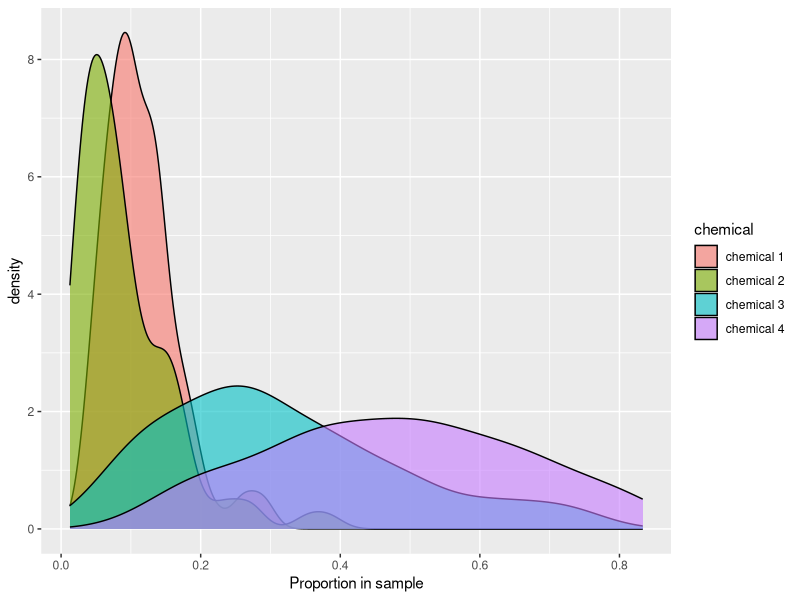
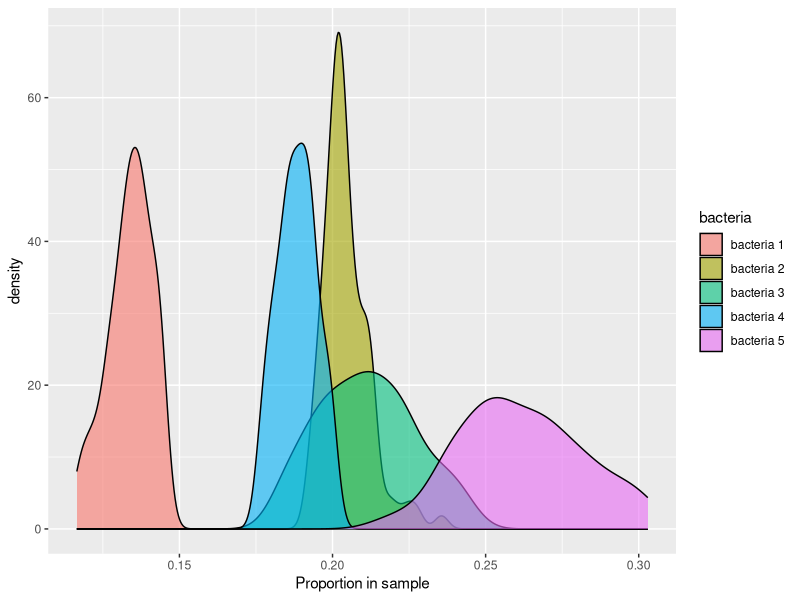
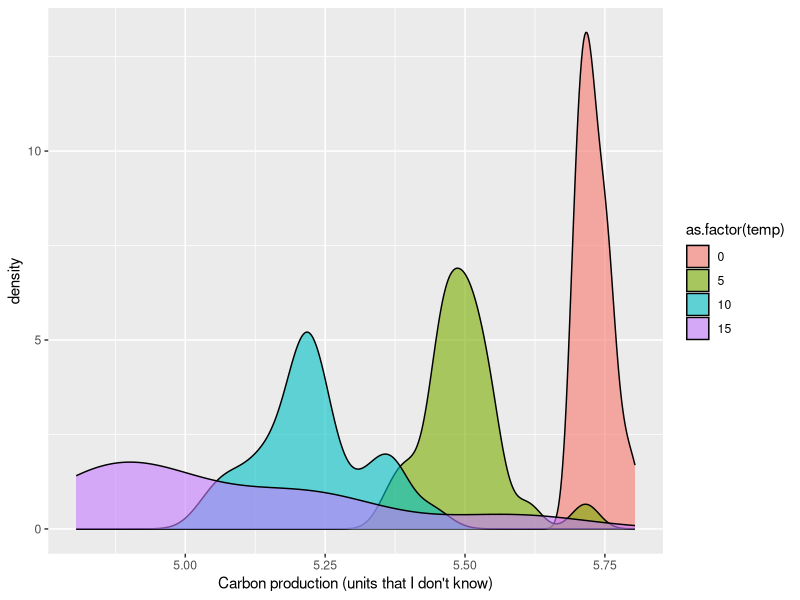

Source code (R) for these figures, in order:
## ---- chunk 1
knitr::opts_chunk$set(echo = TRUE)
## ---- chunk 2
nc <- 4 #number of chemicals observed 
ni <- 100 #number of experiments
proc_sig2_c <- 0.5 #variability in the samples
multi_logit <- function(coef){
  #coef: list of multinomial coefficients
  #predictor variables
  ml_i <- c(0,coef)
  z <- exp(ml_i)/(1+sum(exp(ml_i[2:length(ml_i)])))
  return(z)
}
## ---- chunk 3
library(mvtnorm)
beta_c <- c(-0.5,1,1.5) #true parameters of the multinomial logit 
Sigma <- matrix(0,nc-1,nc-1) #Covariance of the multinomial logit parameters
diag(Sigma) <- proc_sig2_c #Variance
c_i <- rmvnorm(ni,beta_c,Sigma)  #parameter generating process
## ---- chunk 4
p_c <- matrix(NA,ni,nc) 
for(i in 1:ni){
  p_c[i,] <- multi_logit(c_i[i,])
}
## ---- chunk 5
library(ggplot2)
df_c <- data.frame(chemical=rep(paste("chemical",1:4), each=ni),
                   p_c=c(p_c))

pl <- ggplot(df_c, aes(x=p_c, fill=chemical)) +
  geom_density(alpha=0.6)+
  xlab("Proportion in sample")
print(pl)

## ---- chunk 6
#Estimate the bacteria mixture from chemical mixture
nb <- 5 #number of bacteria

#Matrix of coefficients relating chemical concentrations to bacteria
b_c <- rbind(c(0.25,0.5,1.,1.5)*0.1, #mean bacteria effects
             matrix(runif((nb-1)*nc),nb-1,nc)) #chemical interaction effects)


p_b <- matrix(NA,ni,nb) #matrix of bacteria ratios
## ---- chunk 7
multi_logit2 <- function(coef,x){
  #coef: list of multinomial coefficients
  #predictor variables
  z_tmp <- c(1,rep(0,ncol(coef)))
  for(ii in 1:ncol(coef)){ #move across bacteria
    z_tmp[ii+1] <- exp(sum(coef[,ii]*x))
  }
  z <- z_tmp/sum(z_tmp)
  return(z)
}
## ---- chunk 8
p_x <- cbind(rep(1,ni),p_c) #get the chemical concentrations
#Use the multinomial to take the chemical concentrations and predict biological concentrations
for(i in 1:ni){
  p_b[i,] <- multi_logit2(b_c,p_x[i,])
}

library(ggplot2)
df_b <- data.frame(bacteria=rep(paste("bacteria",1:5), each=ni),
                   p_b=c(p_b))

pl <- ggplot(df_b, aes(x=p_b, fill=bacteria)) +
  geom_density(alpha=0.6)+
  xlab("Proportion in sample")
print(pl)

## ---- chunk 9
p_x <- cbind(rep(1,ni),p_c) #get the chemical concentrations
#Use the multinomial to take the chemical concentrations and predict biological concentrations
for(i in 1:ni){
  p_b[i,] <- multi_logit2(b_c,p_x[i,])
}

## ---- chunk 10
#Now estimate carbon flux from bacteria mixture as a function of temperature
mu_lam = 0
b_int <- runif(nb,min=1,max=10)
b_slope <- runif(nb,min=-1,max=1)
temps <- c(0,5,10,15)
t <- rep(temps,each=ni/length(temps))
nu <- rep(0,ni)
for(i in 1:ni){
  nu[i] <- sum(mu_lam + (b_int + b_slope * t[i])*p_b[i,])
}
## ---- chunk 11
#Now create the temperature experiment
temps <- c(0,5,10,15)
t <- rep(temps,each=ni/length(temps))
## ---- chunk 12
#Now estimate carbon flux from bacteria mixture as a function of temperature
nu <- rep(0,ni)
for(i in 1:ni){
  nu[i] <- sum(mu_lam + (b_int + b_slope * t[i])*p_b[i,])
}

df_C <- data.frame(temp=t, C=nu)

pl <- ggplot(df_C, aes(x=nu, fill=as.factor(temp))) +
  geom_density(alpha=0.6)+
  xlab("Carbon production (units that I don't know)")
print(pl)

